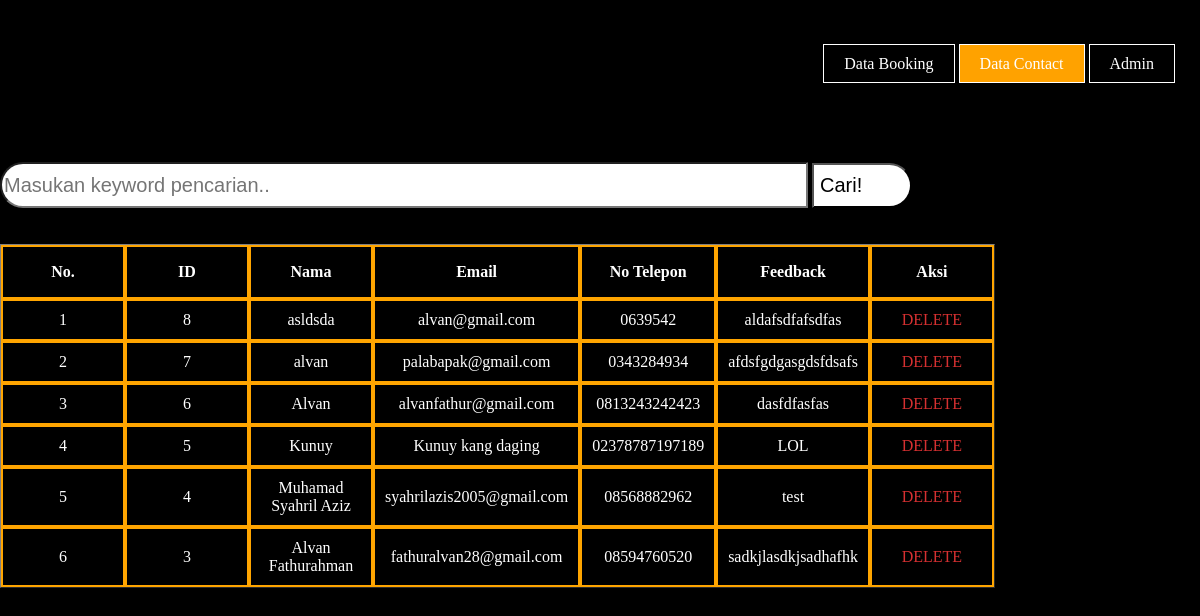
The page /data_contact.php (signed in) on the database its author committed.
### tables this page shows
CREATE TABLE `contact` (
  `id` int(20) NOT NULL,
  `name` varchar(20) NOT NULL,
  `email` varchar(50) NOT NULL,
  `no_telepon` varchar(20) NOT NULL,
  `feedback` text NOT NULL
);

### conn.php (called while the page is built, shortened)
<?php
$koneksi = mysqli_connect("localhost", "root", "", "ads");
function contact($kontak) {
	global $koneksi;
	$bang = mysqli_query($koneksi, $kontak);
	$njrot = [];
	while ( $tod = mysqli_fetch_assoc($bang) ) {
		$njrot[] = $tod;
	}
	return $njrot;
}
?>

### data_contact.php (the view, shortened to what this page needs)
<?php
require 'conn.php';
$kontak = contact("SELECT * FROM contact ORDER BY id DESC");
?>
<!DOCTYPE html>
<html>
<head>
</head>
<body>
		<ul>
			<li><a href="data_booking.php">Data Booking</a></li>
            <li class="active"><a href="">Data Contact</a></li>
            <li><a href="all_data.php">Admin</a></li>
        </ul>
		<br><br><br><br><br><br><br><br><br>
			<form action="" method="post">
					<input type="text" name="keyword" size="40" autofocus placeholder="Masukan keyword pencarian.."   autocomplete="off"
							id="keyword">
					<button type="submit" name="cari" id="tombol-cari">Cari!</button>
				<br><br><br>
			</form>
	<div id="container">
			<table border="1" cellpadding="10" cellspacing="0">
					<tr>
						<th>No.</th>
						<th>ID</th>
						<th>Nama</th>
						<th>Email</th>
						<th>No Telepon</th>
						<th>Feedback</th>
						<th>Aksi</th>
					</tr>
					<?php $i = 1; ?>
					<?php foreach ($kontak as $row) :?>
					<tr>
						<td><?php echo $i; ?></td>
						<td><?php echo $row["id"];?></td>
						<td><?php echo $row["name"];?></td>
						<td><?php echo $row["email"];?></td>
						<td><?php echo $row["no_telepon"];?></td>
						<td><?php echo $row["feedback"];?></td>
						<td>
							<a href="deletecon.php?id=<?=$row["id"]; ?>" onclick="return confirm('benernichhh?');">DELETE</a>
						</td>
					</tr>
					<?php $i++; ?>
				<?php endforeach;?>
			</table>
	</div>
</body>
</html>

### data_contact.php (style rules this page uses)
body { margin: 0; padding: 0; background:black; }
a { text-decoration: none; color: #d63031; }
tr th { border: 2px solid orange; color: white; width: 100px; height: 30px; text-align: center; font-family: century gothic; }
tr td { border: 2px solid orange; color: white; text-align: center; }
ul { float: right; list-style-type: none; margin-top: 25px; margin-right: 25px; padding-top: 30px; }
ul li { display: inline-block; }
ul li a { text-decoration: none; color: white; padding: 10px 20px; border:1px solid; transition: 0.6s; margin-top: 10px; }
ul li.active a { background-color: #ffa200; color: white; }
input { width: 800px; height: 40px; border-top-left-radius: 50px; border-bottom-left-radius: 50px; font-size: 20px; }
button { text-align: left; width:100px; height: 45px; border-top-right-radius: 50px; border-bottom-right-radius: 50px; background: white; color: black; font-size: 20px; }

### rows shown on the page
contact: id "8", name "asldsda", email "alvan@gmail.com", no_telepon "0639542", feedback "aldafsdfafsdfas"
contact: id "7", name "alvan", email "palabapak@gmail.com", no_telepon "0343284934", feedback "afdsfgdgasgdsfdsafs"
contact: id "6", name "Alvan", email "alvanfathur@gmail.com", no_telepon "0813243242423", feedback "dasfdfasfas"
contact: id "5", name "Kunuy", email "Kunuy kang daging", no_telepon "02378787197189", feedback "LOL"
contact: id "4", name "Muhamad Syahril Aziz", email "syahrilazis2005@gmail.com", no_telepon "08568882962", feedback "test"
contact: id "3", name "Alvan Fathurahman", email "fathuralvan28@gmail.com", no_telepon "08594760520", feedback "sadkjlasdkjsadhafhk"
